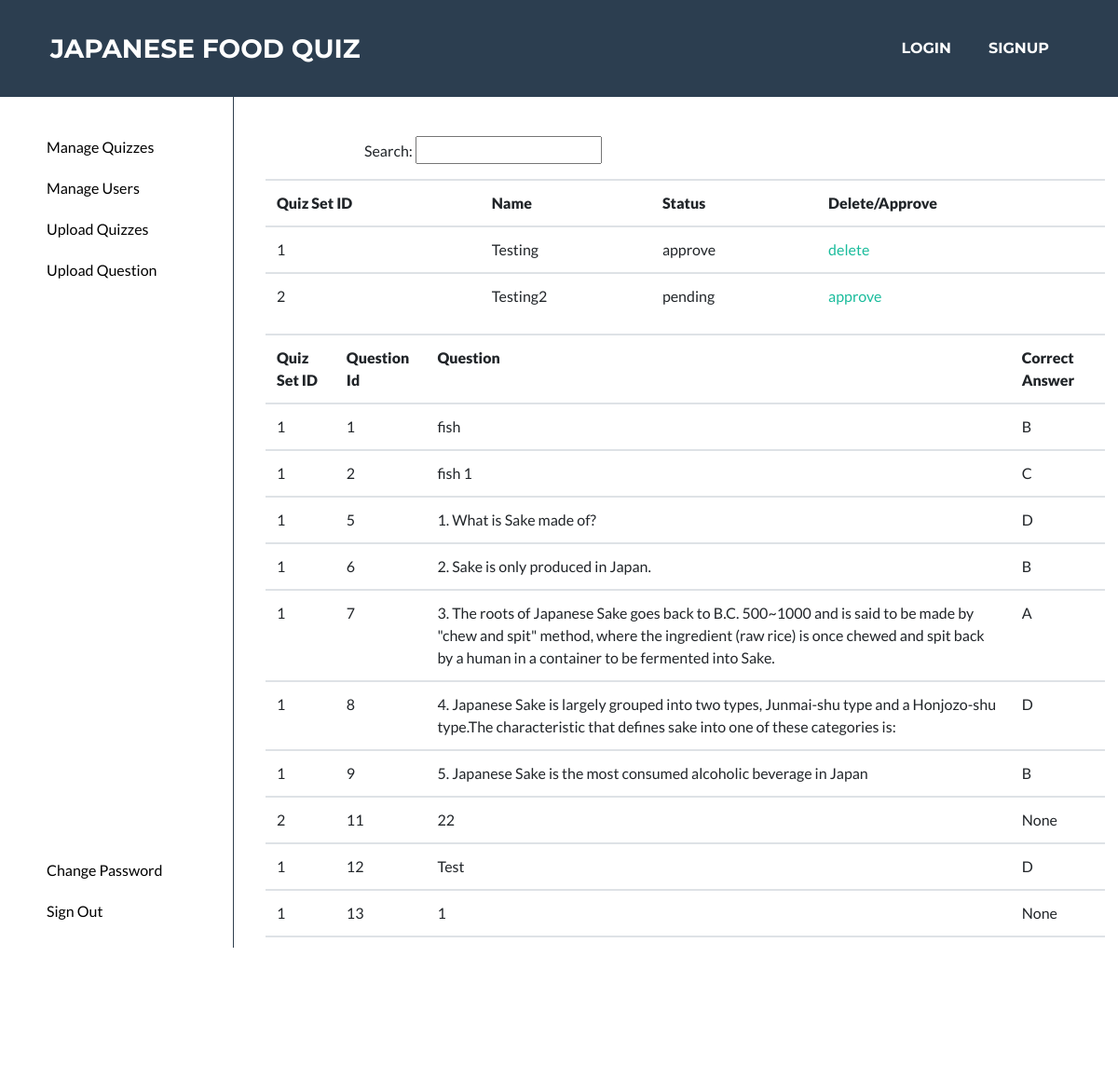
Screenshot of /manage_quiz (signed in) with the database file from the repository.
### app/models.py (models this page shows, shortened)
class QuizSet(db.Model):
    __table_args__ = {'extend_existing': True}
    quizSetID = db.Column(db.Integer, primary_key=True)
    name = db.Column(db.String(100))
    description = db.Column(db.String(100))
    picture = db.Column(db.String(100))
    userID = db.Column(db.String)
    status = db.Column(db.String(100))

class Question(db.Model):
    __table_args__ = {'extend_existing': True}
    questionID = db.Column(db.Integer, primary_key=True)
    quizSetID = db.Column(db.Integer)
    question = db.Column(db.String(1000))
    choiceA = db.Column(db.String(100))
    choiceB = db.Column(db.String(100))
    choiceC = db.Column(db.String(100))
    choiceD = db.Column(db.String(100))
    correctAnswer = db.Column(db.String(2))

### app/routes.py (the view)
@app.route('/manage_quiz')
@login_required
def manage_quiz():
    user = current_user
    if user.name != 'admin':
        return redirect('/admin')
    quizSetIds = []
    quizSets = QuizSet.query.all()
    for quizSet in quizSets:
        quizSetIds.append(quizSet.quizSetID)
        if quizSet.status == "running":
            quizSet.href = "/delete_quiz_set?id="+ str(quizSet.quizSetID)
    questions = Question.query.all()
    show_questions = []
    for question in questions:
        if question.quizSetID in quizSetIds:
            show_questions.append(question)
    return render_template('manage_quiz.html', quizSets=quizSets, questions=show_questions)

### app/models.py (called while the page is built)
@login.user_loader
def load_user(id):
    user = User.query.filter_by(id=(int(id))).first()
    return user

### app/templates/manage_quiz.html (shortened to what this page needs)
<!DOCTYPE html>
<html lang="en">
  <head>
    <link href="/static/style.css" rel="stylesheet" />
    <link rel="stylesheet" type="text/css" href="static/default.css" />
    <link rel="stylesheet" type="text/css" href="static/admin_page.css" />
    {% extends 'base.html' %} {% block content %}
    <div class="main">
      <div class="navbar2">
        <ul class="nav_ul2">
          <li class="nav_list2">
            <a href="/manage_quiz"><button>Manage Quizzes</button> </a>
          </li>
          <li class="nav_list2">
            <a href="/manage_user"><button>Manage Users</button> </a>
          </li>
          <li class="nav_list2">
            <a href="/upload_question_set"><button>Upload Quizzes</button> </a>
          </li>
          <li class="nav_list2">
            <a href="/upload_quiz"><button>Upload Question</button></a>
          </li>
          <li class="nav_list2_bottom"><a href="/admin_change_password"><button>Change Password</button></a></li>
          <li class="nav_list2"><a href="/logout"><button>Sign Out</button></a></li>
        </ul>
      </div>
      <div class="main_part">
        <p class="search">Search: <input type="text" /></p>
      <div class="flex_list container">
       <table class='table'>
              <tr>
                  <th><strong>Quiz Set ID</strong></th>
                  <th><strong>Name</strong></th>
                  <th><strong>Status</strong></th>
                  <th><strong>Delete/Approve</strong></th>
              </tr>
               {% for quizSet in quizSets %}
                  <tr>
                          <td>{{ quizSet.quizSetID }}</td>
                          <td>{{ quizSet.name }}</td>
                          <td>{{ quizSet.status }}</td>
                          {%  if quizSet.status== "approve" %}
                          <td style="text-align: left;" ><a href="/delete_quiz_set?id={{ quizSet.quizSetID }}">delete</a></td>
                          {% else %}
                          <td style="text-align: left;" ><a href="/delete_quiz_set?id={{ quizSet.quizSetID }}">approve</a></td>
                          {% endif %}
                  </tr>
               {% endfor %}
       </table>
      </div>
      <div class="flex_list container">
       <table class='table'>
              <tr>
                  <th><strong>Quiz Set ID</strong></th>
                  <th><strong>Question Id</strong></th>
                  <th><strong>Question</strong></th>
                  <th><strong>Correct Answer</strong></th>
              </tr>
               {% for question in questions %}
                  <tr>
                          <td>{{ question.quizSetID }}</td>
                          <td>{{ question.questionID }}</td>
                          <td>{{ question.question }}</td>
                          <td>{{ question.correctAnswer}} </td>
                  </tr>
               {% endfor %}
       </table>
      </div>
      </div>
    </div>
    {% endblock %}

### app/static/default.css (style rules this page uses)
* { -webkit-box-sizing: border-box; box-sizing: border-box; margin: 0; padding: 0; }
input { width: 12.5rem; height: 1.875rem; }
.main { display: flex; flex-direction: row; left: 0; right: 0; top: 0; bottom: 0; width: 100%; height: 100%; }
.navbar2 { margin: 0; padding: 0; border-right: 0.0625rem solid #2f3e4e; height: 100%; }
.nav_ul2 { width: 12.5rem; margin-right: 3.125rem; margin-top: 3.125rem; }
.nav_list2 { padding-bottom: 1.25rem; }
.nav_list2_bottom { margin-top: 300%; margin-right: 0; margin-left: 3.125rem; padding-left: 0; padding-right: 0; padding-bottom: 1.25rem; }
li { padding-left: 3.125rem; list-style-type: none; padding-bottom: 0.625rem; }
.search { margin-left: 8.75rem; margin-top: 3.125rem; }

### app/static/admin_page.css (style rules this page uses)
.search { margin-left: 8.75rem; margin-top: 3.125rem; }
input { width: 12.5rem; height: 1.875rem; }
.flex_list { display: flex; flex-direction: row; margin-left: 0.625rem; }
button { color: black; background: white; text-shadow: none; box-shadow: none; border: none; }
li { padding-left: 3.125rem; padding-bottom: 0.625rem; }

### rows the page displays
QuizSet: quizSetID "1", name "Testing", status "approve"
QuizSet: quizSetID "2", name "Testing2", status "pending"
Question: quizSetID "1", questionID "1", question "fish", correctAnswer "B"
Question: quizSetID "1", questionID "2", question "fish 1", correctAnswer "C"
Question: quizSetID "1", questionID "5", question "1. What is Sake made of?", correctAnswer "D"
Question: quizSetID "1", questionID "6", question "2. Sake is only produced in Japan.", correctAnswer "B"
Question: quizSetID "1", questionID "7", question "3. The roots of Japanese Sake goes back to B.C. 500~1000 and is said to be made by \"chew and spit\" method, where the ingredient (raw rice) is once chewed and spit back by a human in a container to be fermented into Sake.", correctAnswer "A"
Question: quizSetID "1", questionID "8", question "4. Japanese Sake is largely grouped into two types, Junmai-shu type and a Honjozo-shu type.The characteristic that defines sake into one of these categories is:", correctAnswer "D"
Question: quizSetID "1", questionID "9", question "5. Japanese Sake is the most consumed alcoholic beverage in Japan", correctAnswer "B"
Question: quizSetID "2", questionID "11", question "22", correctAnswer "None"
Question: quizSetID "1", questionID "12", question "Test", correctAnswer "D"
Question: quizSetID "1", questionID "13", question "1", correctAnswer "None"
